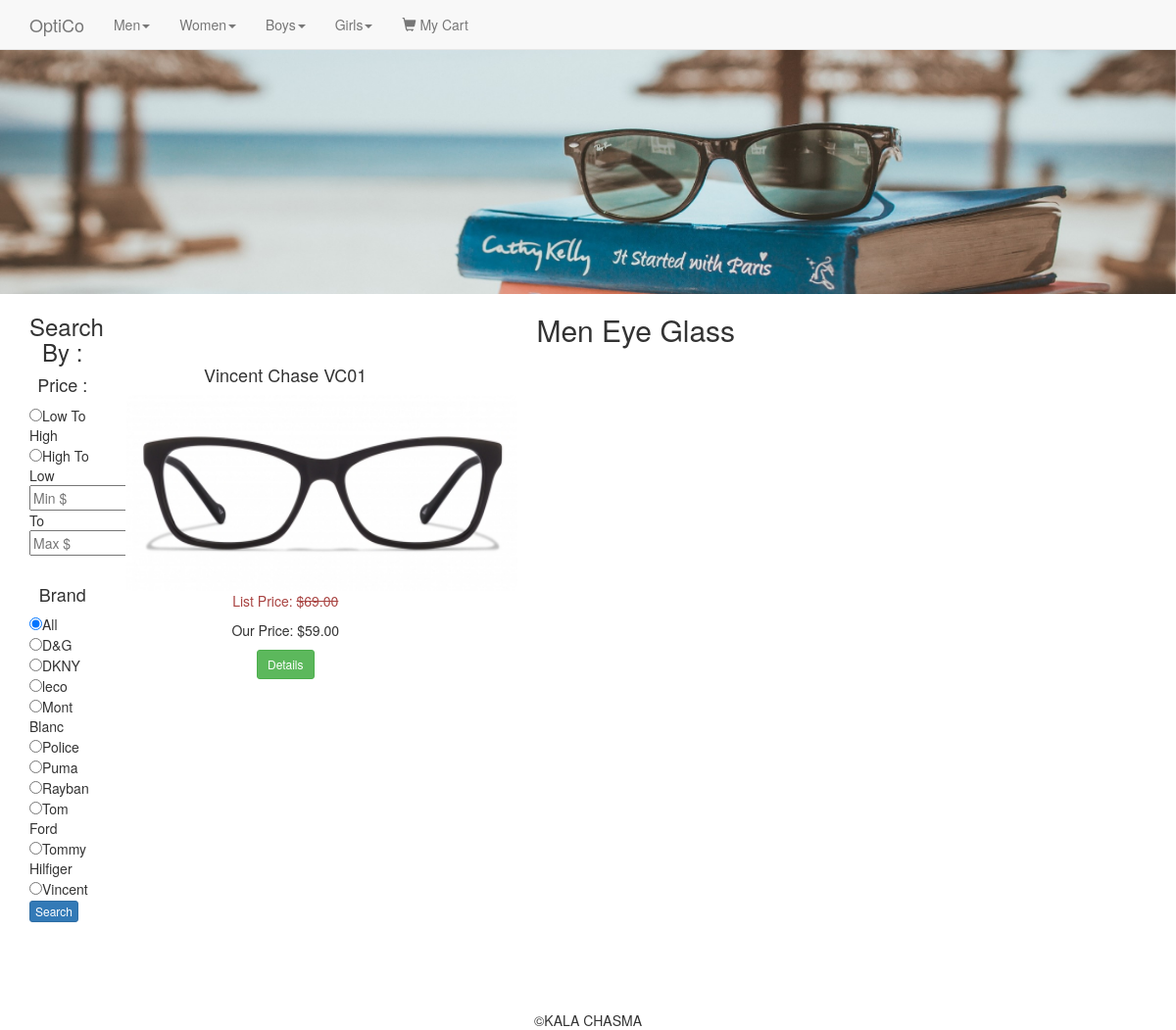
Screenshot of /category.php?cat=40 with the database file from the repository.
### tables this page shows
CREATE TABLE `categories` (
  `id` int(11) NOT NULL,
  `category` varchar(255) NOT NULL,
  `parent` int(11) NOT NULL DEFAULT '0'
);

CREATE TABLE `brand` (
  `id` int(11) NOT NULL,
  `brand` varchar(255) NOT NULL
);

CREATE TABLE `products` (
  `id` int(11) NOT NULL,
  `title` varchar(255) NOT NULL,
  `price` decimal(10,2) NOT NULL,
  `list_price` decimal(10,2) NOT NULL,
  `brand` int(11) NOT NULL,
  `categories` varchar(255) NOT NULL,
  `image` varchar(255) NOT NULL,
  `description` text NOT NULL,
  `featured` tinyint(4) NOT NULL DEFAULT '0',
  `sizes` text NOT NULL,
  `deleted` tinyint(4) NOT NULL DEFAULT '0'
);

### helpers/helpers.php (called while the page is built, shortened)
<?php
function sanitize($dirty){
  return htmlentities($dirty,ENT_QUOTES,"UTF-8");
}
function get_category($child_id){
  global $db;
  $id = sanitize($child_id);
  $sql ="SELECT p.id AS 'pid' , p.category AS 'parent' , c.id AS 'cid', c.category AS 'child'
        FROM categories c
        INNER JOIN categories p
        ON c.parent = p.id
        WHERE c.id = '$id'";
  $query = $db->query($sql);
  $category = mysqli_fetch_assoc($query);
  return $category;
}
 ?>

### category.php (the view, shortened to what this page needs)
<?php
   require_once 'core/init.php';
   include 'includes/head.php';
   include 'includes/navigation.php';
   include 'includes/headerpartial.php';
   include 'includes/leftbar.php';
   if(isset($_GET['cat'])){
     $cat_id = sanitize($_GET['cat']);
   }else{
     $cat_id = '';
   }
   $sql ="SELECT * FROM products WHERE categories = '$cat_id'";
   $productQ = $db->query($sql);
   $category = get_category($cat_id);
?>
    <div  class="col-md-11">
      <div class="row" align="center">
        <h2 class="text-center"><?=$category['parent'].' '.$category['child'];?></h2>
        <?php while($product = mysqli_fetch_assoc($productQ)): ?>
        <div class="col-md-4" align="center">
          <h4><?= $product['title']; ?></h4>
          <img src="<?= $product['image']; ?>" alt="<?= $product['title']; ?>" class="img-thumb" />
          <p class="list-price text-danger">List Price: <s>$<?= $product['list_price']; ?></s></p>
          <p class="price">Our Price: $<?= $product['price']; ?></p>
          <button type="button" class="btn btn-sm btn-success" onclick="detailsmodal(<?= $product['id']; ?>)">Details</buttton>
        </div>
      <?php endwhile; ?>
       </div>
    </div>
<?php
  include 'includes/footer.php';
 ?>

### includes/navigation.php (shortened to what this page needs)
<?php
$sql ="SELECT * FROM categories WHERE parent=0";
$pquery=$db->query($sql);
 ?>
  <nav class="navbar navbar-default navbar-fixed-top">
    <div class="container">
      <a href="index.php" class="navbar-brand">OptiCo  </a>
      <ul class="nav navbar-nav">
        <?php while($parent = mysqli_fetch_assoc($pquery)): ?>
        <li class="dropdown">
          <a href="#" class ="dropdown-toggle" data-toggle="dropdown"><?php echo $parent['category'] ?><span class="caret"></span></a>
       </li>
       <?php endwhile; ?>
      <li><a href="cart.php"><span class="glyphicon glyphicon-shopping-cart"></span> My Cart</a></li>
      </ul>
    </div>
  </nav>

### includes/widgets/filters.php (shortened to what this page needs)
<?php
$price_sort = ((isset($_REQUEST['price_sort']))?sanitize($_REQUEST['price_sort']):'');
$min_price = ((isset($_REQUEST['min_price']))?sanitize($_REQUEST['min_price']):'');
$max_price = ((isset($_REQUEST['max_price']))?sanitize($_REQUEST['max_price']):'');
$b = ((isset($_REQUEST['brand']))?sanitize($_REQUEST['brand']):'');
$brandQ = $db->query("SELECT * From brand ORDER BY brand");
 ?>
<h3 class="text-center">Search By :</h3>
<h4 class="text-center">Price :</h4>
<form  action="search.php" method="post">
  <input type="radio" name="price_sort" value="low"<?=(($price_sort == 'low')?' checked':'');?>>Low To High<br>
  <input type="radio" name="price_sort" value="high"<?=(($price_sort == 'high')?' checked':'');?>>High To Low<br>
  <input type="text" name="min_price" value="<?=$min_price;?>" class="price-range"  placeholder="Min $" >
  <br>To<br>
  <input type="text" name="max_price" value="<?=$max_price;?>" class="price-range" placeholder="Max $"><br><br>
  <h4 class="text-center">Brand</h4>
  <input type="radio" name="brand" value="" <?=(($b == '')?' checked':'');?>>All<br>
  <?php while($brand = mysqli_fetch_assoc($brandQ)): ?>
   <input type="radio" name="brand" value="<?=$brand['id'];?>"<?=(($b == $brand['id'])?' checked':'');?>><?=$brand['brand'];?><br>
  <?php endwhile; ?>
  <input type="submit"  value="Search" class="btn btn-xs btn-primary">
</form>

### css/main.css (style rules this page uses)
body { padding-top: 50px; }
.img-thumb { width:400px; height:200px; }

### rows the page displays
categories: category "Men", categories.category "Eye Glass"
categories: category "Women"
categories: category "Boys"
categories: category "Girls"
brand: brand "D&G"
brand: brand "DKNY"
brand: brand "leco"
brand: brand "Mont Blanc"
brand: brand "Police"
brand: brand "Puma"
brand: brand "Rayban"
brand: brand "Tom Ford"
brand: brand "Tommy Hilfiger"
brand: brand "Vincent"
products: title "Vincent Chase VC01", image (picture), list_price "69.00", price "59.00"
